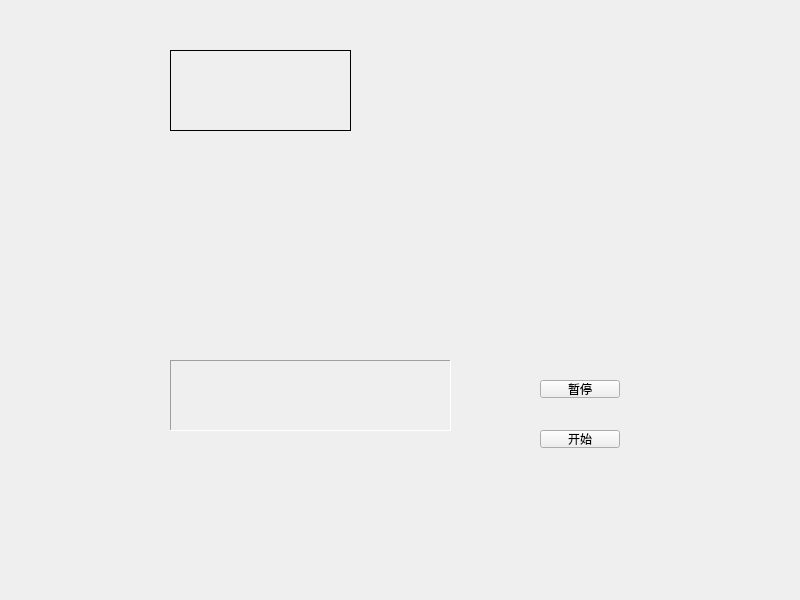
<?xml version="1.0" encoding="UTF-8"?>
<ui version="4.0">
 <class>Widget</class>
 <widget class="QWidget" name="Widget">
  <property name="geometry">
   <rect>
    <x>0</x>
    <y>0</y>
    <width>800</width>
    <height>600</height>
   </rect>
  </property>
  <property name="windowTitle">
   <string>Widget</string>
  </property>
  <widget class="MyLabel" name="label">
   <property name="geometry">
    <rect>
     <x>170</x>
     <y>50</y>
     <width>181</width>
     <height>81</height>
    </rect>
   </property>
   <property name="frameShape">
    <enum>QFrame::Box</enum>
   </property>
   <property name="text">
    <string/>
   </property>
  </widget>
  <widget class="QLabel" name="label_2">
   <property name="geometry">
    <rect>
     <x>170</x>
     <y>160</y>
     <width>191</width>
     <height>71</height>
    </rect>
   </property>
   <property name="text">
    <string/>
   </property>
  </widget>
  <widget class="QLabel" name="label_3">
   <property name="geometry">
    <rect>
     <x>180</x>
     <y>180</y>
     <width>191</width>
     <height>91</height>
    </rect>
   </property>
   <property name="text">
    <string/>
   </property>
  </widget>
  <widget class="QLabel" name="label_4">
   <property name="geometry">
    <rect>
     <x>170</x>
     <y>360</y>
     <width>281</width>
     <height>71</height>
    </rect>
   </property>
   <property name="frameShape">
    <enum>QFrame::Panel</enum>
   </property>
   <property name="frameShadow">
    <enum>QFrame::Sunken</enum>
   </property>
   <property name="text">
    <string/>
   </property>
  </widget>
  <widget class="QPushButton" name="pushButton">
   <property name="geometry">
    <rect>
     <x>540</x>
     <y>380</y>
     <width>80</width>
     <height>18</height>
    </rect>
   </property>
   <property name="text">
    <string>暂停</string>
   </property>
  </widget>
  <widget class="QPushButton" name="pushButton_2">
   <property name="geometry">
    <rect>
     <x>540</x>
     <y>430</y>
     <width>80</width>
     <height>18</height>
    </rect>
   </property>
   <property name="text">
    <string>开始</string>
   </property>
  </widget>
 </widget>
 <customwidgets>
  <customwidget>
   <class>MyLabel</class>
   <extends>QLabel</extends>
   <header>mylabel.h</header>
  </customwidget>
 </customwidgets>
 <resources/>
 <connections/>
</ui>
